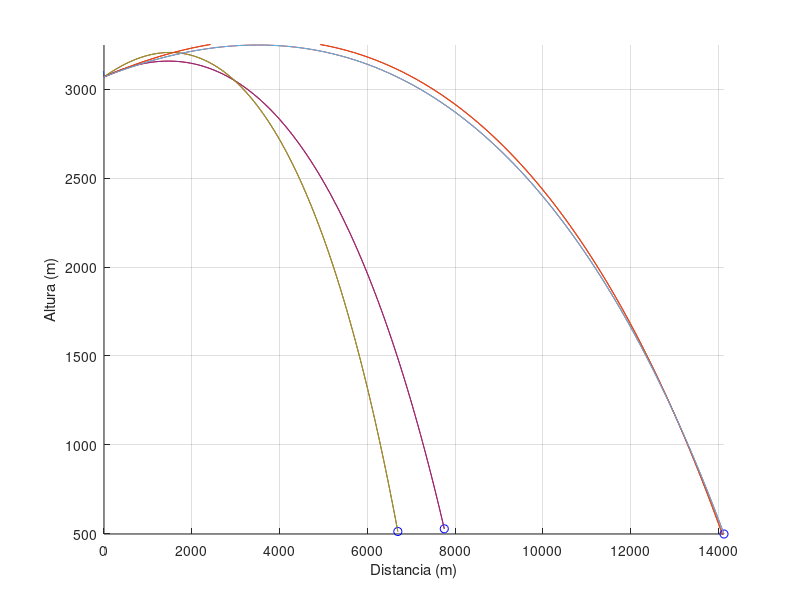

The MATLAB script that drew this image: (Note: this script raises an error after producing the figure.)
% Parámetros iniciales
g = 9.81; % Aceleración debida a la gravedad (m/s^2)
rho = 1.2; % Densidad del aire (kg/m^3)
k = 0.05; % Coeficiente de resistencia del objeto
m = 2; % Área de sección transversal del objeto (m^2)

% Número de proyectiles a simular
num_proyectiles = input("Ingresa el numero de proyectiles: ");

% Solicitar al usuario la altura inicial del volcán
altura_volcan =  3070; %input('Ingrese la altura inicial del volcán (metros): ');

% Crear una figura para la animación
figure;
hold on;
grid on;
xlabel('Distancia (m)');
ylabel('Altura (m)');



for i = 1:num_proyectiles
    % Velocidad inicial aleatoria para cada proyectil (entre 50 y 100 m/s)
    v0 = randi([50, 100]);
    
    % Ángulo de lanzamiento aleatorio (entre 30 y 60 grados)
    thetadeg = randi([40, 140]);
    thetarad =deg2rad(thetadeg);
    
    %Velocidad inicial en Y
    vy0 = v0*sin(thetarad);

    %Velocidad inicial en x
    vx0 = v0*cos(thetarad);

    
    % Tiempo de vuelo máximo supuesto
    tmax = (-vy0 - sqrt(vy0.^2 - (4* (-4.905) * altura_volcan)))/ (2*(-4.905))
   
    % Altura inicial de los proyectiles
    y0 = altura_volcan;
    

    

    % Crear vectores de tiempo y posición
    t = linspace(0, tmax, 100);
    x = v0 * cos(thetarad) * t;
    y = y0 + v0 * sin(thetarad) * t - (0.5 * g * t.^2);
    
    %Vectores con resistencia del aire
    xt = vx0.* (m*g/k+vy0) * (1 - exp(-k*t./m));
    yt = altura_volcan + (m/k)*(m*g/k+vy0)*(1 - exp(-k*t./m))-(m*g*t./k);


    %Limites de la grafica
    xlim([-10000 10000])
    ylim([0 (altura_volcan * 2)])


    % Dibujar la trayectoria de un proyectil  
    comet(xt,yt);
    plot(xt, yt); 

     
   

end

axes('pos',[0.25 0 .5 .6])
hold on 

%title('Trayectorias de Proyectiles');
